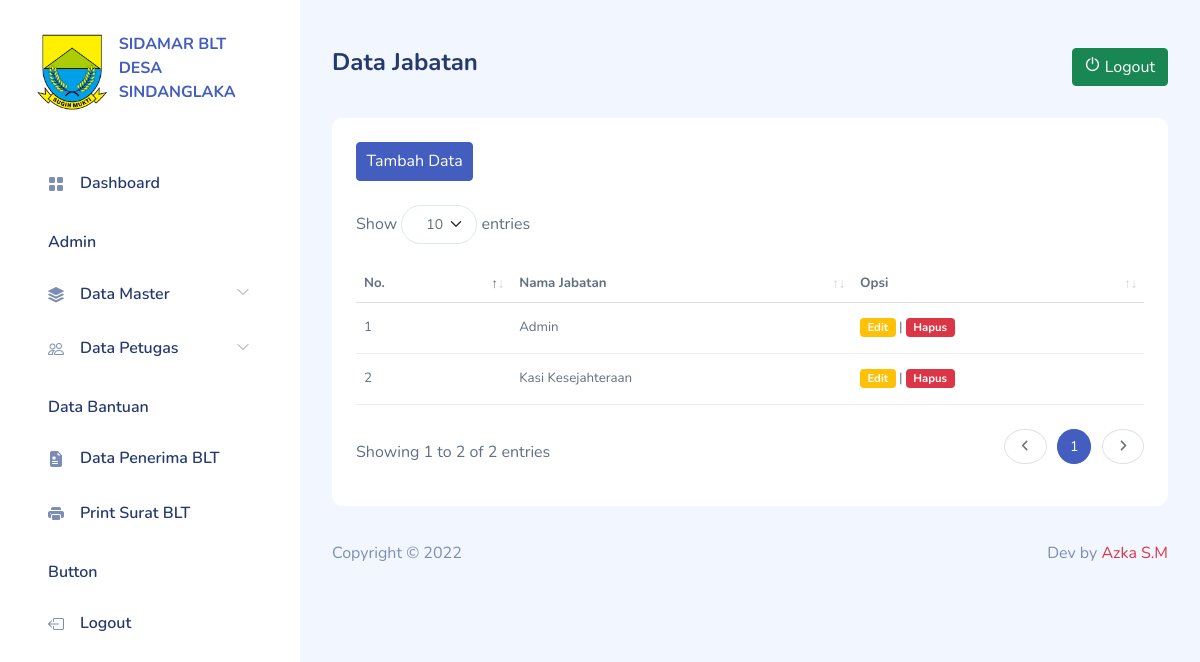
/data_jabatan.php (signed in), run on the app's committed database.
### tables this page shows
CREATE TABLE `data_jabatan` (
  `id_jabatan` int(11) NOT NULL,
  `nama_jabatan` varchar(255) NOT NULL,
  `date_created` date NOT NULL,
  `is_active` int(11) NOT NULL
);

### functions.php (called while the page is built, shortened)
<?php
$conn = mysqli_connect("localhost", "root", "", "db_sdlk_blt");
function query($query)
{
    global $conn;
    $result = mysqli_query($conn, $query);
    $rows = [];
    while ($row = mysqli_fetch_assoc($result)) {
        $rows[] = $row;
    }
    return $rows;
}

### data_jabatan.php (the view, shortened to what this page needs)
<?php
require "functions.php";
$jabatan = query("SELECT * FROM data_jabatan");
include "template_header.php";
include "template_sidebar.php";
?>
<div id="main">
    <div class="page-heading">
        <div class="row">
            <div class="col">
                <h4>Data Jabatan</h4>
            </div>
            <div class="col">
                <a href="logout.php" class="btn btn-success float-end" onclick="return confirm('Yakin akan keluar dari aplikasi?');">
                    <i class="icon dripicons-power"></i>
                    Logout
                </a>
            </div>
        </div>
    </div>
    <div class="page-content">
        <section class="row">
            <div class="col-12 col-lg-12">
                <div class="card">
                    <div class="card-header">
                        <div class="row">
                            <div class="col-12 col-lg-8">
                                <a href="data_jabatan_add.php" class='btn btn-primary icon'>
                                    <span>Tambah Data</span>
                                </a>
                            </div>
                            <div class="col-12 col-lg-4">
                            </div>
                        </div>
                    </div>
                    <div class="card-body">
                        <div class="table-responsive">
                            <table class="table" id="table1">
                                <thead>
                                    <tr>
                                        <th>No.</th>
                                        <th>Nama Jabatan</th>
                                        <th>Opsi</th>
                                    </tr>
                                </thead>
                                <tbody>
                                    <?php $i = 1; ?>
                                    <?php foreach ($jabatan as $j) : ?>
                                        <tr>
                                            <td><?= $i; ?></td>
                                            <td><?= $j["nama_jabatan"]; ?></td>
                                            <td>
                                                <a href="data_jabatan_edit.php?id=<?= $j["id_jabatan"] ?>" class="badge bg-warning">Edit</a> |
                                                <a href="data_jabatan_delete.php?id=<?= $j["id_jabatan"] ?>" class="badge bg-danger" onclick="return confirm('Yakin akan menghapus data jabatan : <?= $j['nama_jabatan']; ?> ?');">Hapus</a>
                                            </td>
                                        </tr>
                                        <?php $i++; ?>
                                    <?php endforeach; ?>
                                </tbody>
                            </table>
                        </div>
                    </div>
                </div>
            </div>
        </section>
    </div>
    <?php include "template_footer.php"; ?>

### assets/css/my-style.css (style rules this page uses)
table.dataTable { font-size: 10pt; }

### assets/css/app.css (style rules this page uses)
.btn i,.btn svg { height:16px;width:16px }
.btn.icon { padding:.4rem .6rem }
.btn.btn-danger,.btn.btn-info,.btn.btn-primary,.btn.btn-secondary,.btn.btn-success,.btn.btn-warning { color:#fff }
.card { border:none;margin-bottom:2.2rem }
.card .card-header { border:none }
.card .card-header~.card-body { padding-top:0 }
.card .card-body { padding:1.5rem }
.dataTable-table td,.dataTable-table thead th,.table td,.table thead th { vertical-align:middle }
.dataTable-table:not(.table-borderless) thead th,.table:not(.table-borderless) thead th { border-bottom:1px solid #dedede!important }
#main { margin-left:300px;padding:2rem }
.page-heading { margin:0 0 2rem }
a { text-decoration:none }

### template_header.php (style rules this page uses)
table.dataTable td { padding: 15px 8px; }

### data on the page
data_jabatan: nama_jabatan "Admin"
data_jabatan: nama_jabatan "Kasi Kesejahteraan"
